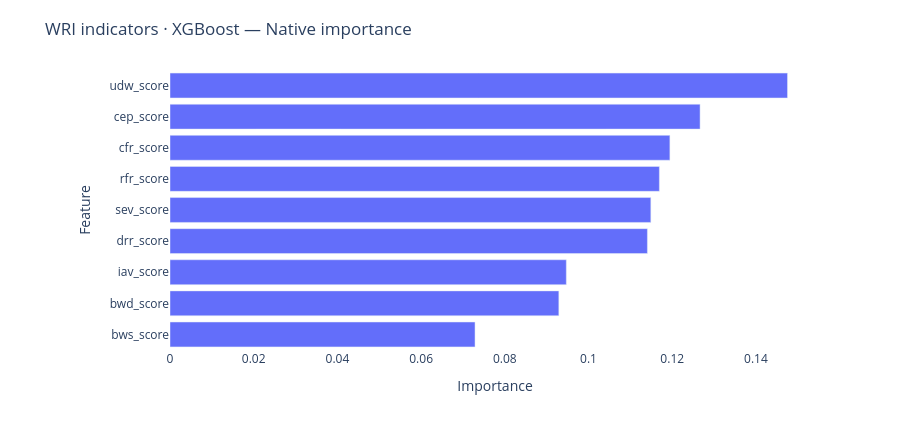

The code cell stored with this chart in its notebook:
### Code cell
from evaluation import compute_feature_importance
import plotly.express as px

feature_importance_results = compute_feature_importance(
    split_data, trained_models, FEATURE_COLUMNS_BY_SET,
    random_seed=RANDOM_SEED, n_repeats=30,
)

display(feature_importance_results.sort_values(
    ['feature_set', 'model', 'method', 'rank_within_method']
).round(4))

for (feature_set, model_name, method), ranking in feature_importance_results.groupby(
    ['feature_set', 'model', 'method'], sort=False
):
    ranking = ranking.sort_values('importance', ascending=True)
    fig = px.bar(
        ranking, x='importance', y='feature', orientation='h',
        error_x='importance_std' if method.startswith('Permutation') else None,
        title=f'{feature_set} · {model_name} — {method} importance',
        labels={'importance': 'Importance', 'feature': 'Feature'},
    )
    fig.update_layout(plot_bgcolor='white', height=430, margin={'l': 170, 't': 70})
    fig.show()

elp_correlations = df_ml_elp[ELP_SCORE_COLUMNS].corr()
print('ELP aggregate correlations (shared rows):')
display(elp_correlations.round(3))
print(
    'Interpretation warning: w_awr_elp_tot_score aggregates related quantity, quality, '
    'and regulatory/reputational dimensions. Correlation and interchangeable split credit '
    'can dilute or redistribute both native and permutation importance; rankings are not '
    'independent-effect estimates.'
)

### Figure 1 — Plotly figure (JSON) as saved in the notebook; plotly's stock layout.template omitted (floating-point values rounded to 4 significant figures)
{"data": [{"hovertemplate": "Importance=%{x}<br>Feature=%{y}<extra></extra>", "legendgroup": "", "marker": {"color": "#636efa", "pattern": {"shape": ""}}, "name": "", "orientation": "h", "showlegend": false, "textposition": "auto", "type": "bar", "x": [0.07288, 0.09291, 0.09469, 0.1141, 0.1149, 0.1169, 0.1194, 0.1267, 0.1475], "xaxis": "x", "y": ["bws_score", "bwd_score", "iav_score", "drr_score", "sev_score", "rfr_score", "cfr_score", "cep_score", "udw_score"], "yaxis": "y"}], "layout": {"barmode": "relative", "height": 430, "legend": {"tracegroupgap": 0}, "margin": {"l": 170, "t": 70}, "plot_bgcolor": "white", "title": {"text": "WRI indicators · XGBoost — Native importance"}, "xaxis": {"anchor": "y", "domain": [0.0, 1.0], "title": {"text": "Importance"}}, "yaxis": {"anchor": "x", "domain": [0.0, 1.0], "title": {"text": "Feature"}}}}
